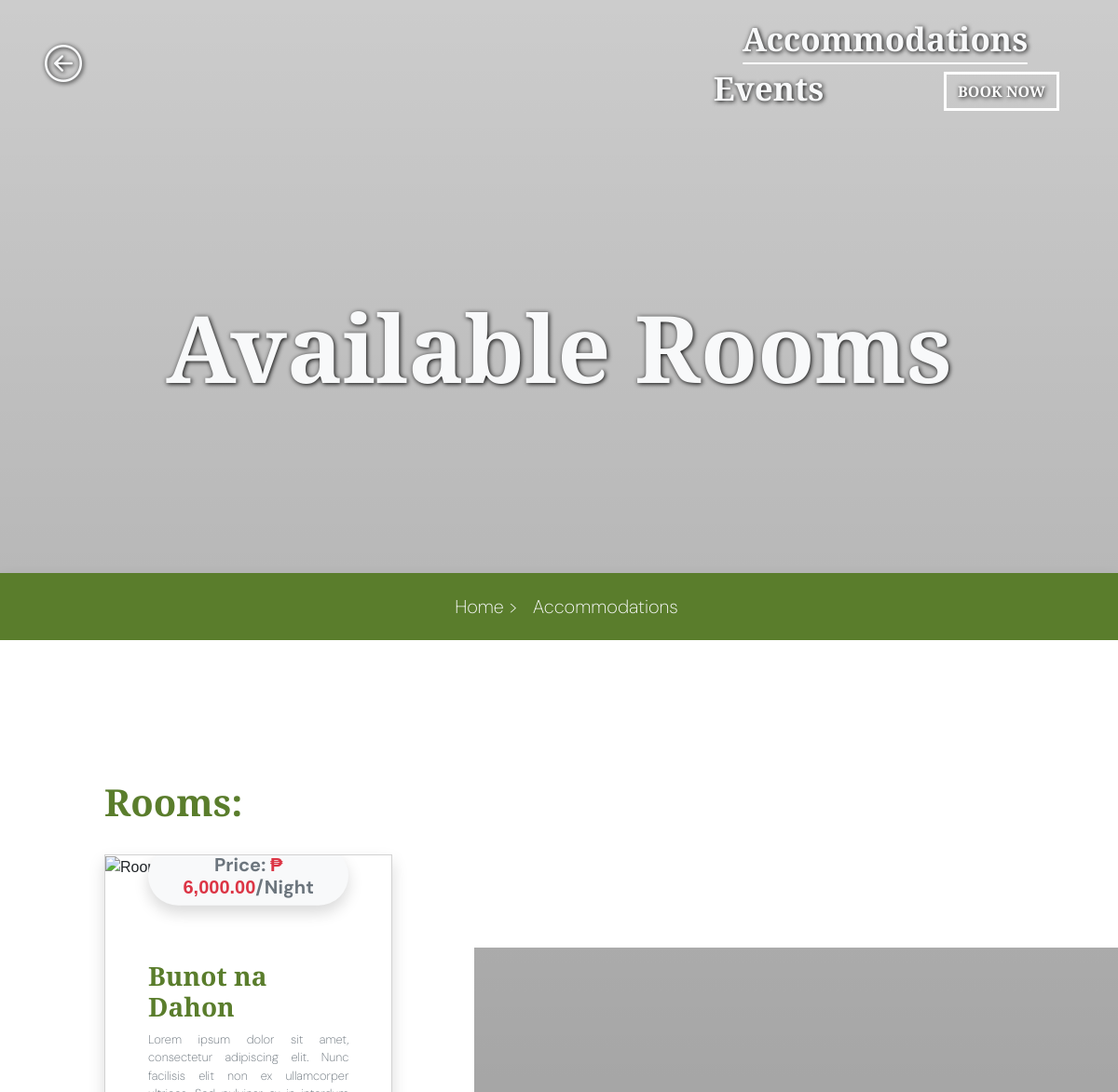
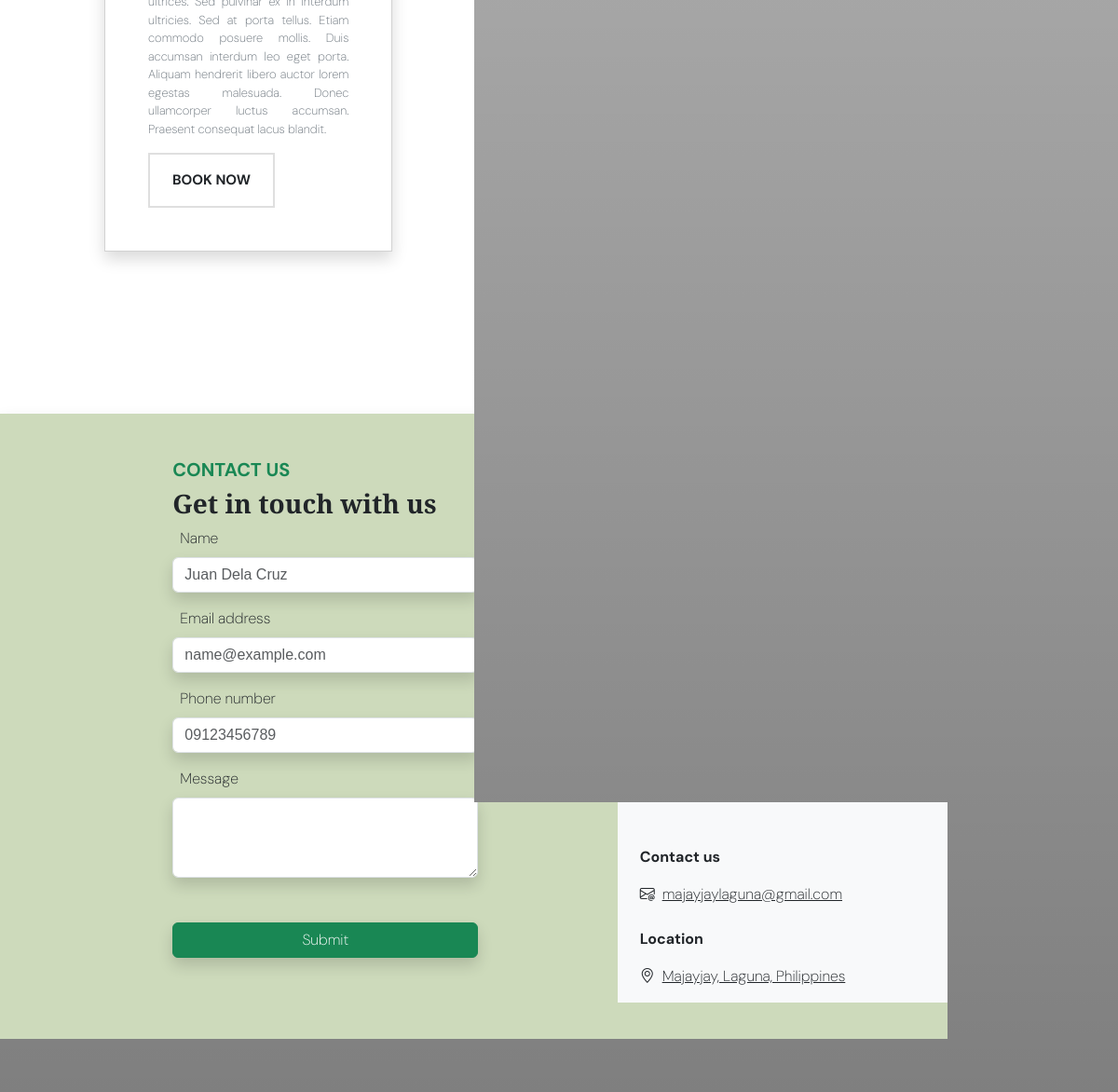
/Resort/page-2.php?businessInfoID=79, run on the app's committed database (2 pictures, top to bottom).
### tables this page shows
CREATE TABLE `roominfotable` (
  `roomID` int(11) NOT NULL,
  `BusinessInfoID` int(11) NOT NULL,
  `roomName` varchar(255) NOT NULL,
  `roomPrice` decimal(10,2) NOT NULL,
  `adultMax` int(11) NOT NULL,
  `ChildrenMax` int(11) NOT NULL,
  `RoomDescriptions` text NOT NULL,
  `image1` varchar(255) DEFAULT NULL,
  `image2` varchar(255) DEFAULT NULL,
  `image3` varchar(255) DEFAULT NULL,
  `image4` varchar(255) DEFAULT NULL,
  `image5` varchar(255) DEFAULT NULL,
  `image6` varchar(255) DEFAULT NULL
);

### Resort/page-2.php (the view, shortened to what this page needs)
<?php
include '../includes/db.php';
$businessInfoID = isset($_GET['businessInfoID']) ? (int) $_GET['businessInfoID'] : 1;
try {
    $stmt = $pdo->prepare("
        SELECT roomID, roomName, roomPrice, RoomDescriptions, image1
        FROM roominfotable
        WHERE BusinessInfoID = :businessInfoID
    ");
    $stmt->execute(['businessInfoID' => $businessInfoID]);
    $rooms = $stmt->fetchAll(PDO::FETCH_ASSOC);
} catch (Exception $e) {
    echo "Error: " . $e->getMessage();
}
?>
<!DOCTYPE html>
<html lang="en">
<head>
    <link href="https://cdn.jsdelivr.net/npm/bootstrap@5.3.3/dist/css/bootstrap.min.css" rel="stylesheet">
    <link rel="stylesheet" href="https://cdn.jsdelivr.net/npm/bootstrap-icons@1.11.3/font/bootstrap-icons.min.css">
    <link rel="stylesheet" href="https://cdn.jsdelivr.net/npm/swiper@11/swiper-bundle.min.css" />
    <link rel="stylesheet" href="https://cdnjs.cloudflare.com/ajax/libs/font-awesome/5.15.3/css/all.min.css">
    <link rel="stylesheet" href="../../resort/new-resort-ui.css">
</head>
<body>
    <main class="content">
        <section class="first-page" id="first-page">
            <div class="container-fluid">
                <div class="row d-flex justify-content-center">
                    <div class="col-lg-4 py-3 ps-5 d-flex justify-content-start align-items-center">
                        <a href="../../resort/page-1.php?businessInfoID=<?php echo $businessInfoID; ?>"><i class="bi bi-arrow-left-circle fw-bold text-light fs-1 text-shadow-light"></i></a>
                    </div>
                    <div class="col-lg-5 py-3 ms-auto">
                        <div class="row">
                            <div class="col text-center">
                                <a href="../../resort/page-2.php" class="page-nav active mx-2 text-light rounded-0 cormorant-text fw-bold text-shadow-light">Accommodations</a>
                            </div>
                            <div class="col text-center">
                                <a href="" class="page-nav mx-2 text-light rounded-0 cormorant-text fw-bold text-shadow-light">Events</a>
                            </div>
                            <div class="col text-center">
                                <a href="../../resort/page-2.php" class="page-nav-book btn mx-2 mt-2  rounded-0 cormorant-text fw-bold text-shadow-light">BOOK NOW</a>
                            </div>
                        </div>
                    </div>
                </div>
                <div class="page-title-container">
                    <h1 class="page-title text-light text-center cormorant-text fw-bold ">Available Rooms</h1>
                </div>
            </div>
        </section>
        <section class="accommodation-page-title bg-color-5 shadow">
            <div class="accommodation-nav bg-color-1 m-0 py-3">
                <div class="d-flex justify-content-center">
                    <a href="../../resort/page-1.php" class="text-decoration-none">
                        <h3 class="nav text-light text-nav mx-3 dm-sans-text">Home ></h3>
                    </a>
                    <a href="../../resort/page-3.php?roomID=<?php echo $room['roomID']; ?>&businessInfoID=<?php echo $businessInfoID; ?>" class="text-decoration-none">
                        <h3 class="nav text-nav text-light dm-sans-text">Accommodations</h3>
                    </a>
                </div>
            </div>
            <div class="container-fluid">
                <div class="row room-lists d-flex justify-content-center align-items-center">
                    <div class="col-xxl-8 col-xl-10 col-lg-10 col-md-11 col-md-12 ">
                        <div class="row">
                            <h1 class="text-color-1 cormorant-text fw-bold">Rooms:</h1>
                            <?php foreach ($rooms as $room): ?>
                                <div class="col-xl-4 col-lg-6 col-md-6 col-sm-10 my-4 d-flex justify-content-center">
                                    <div class="card card-trans shadow custom-card-height rounded-0 overflow-hidden">
                                        <div class="img-container">
                                        </div>
                                        <div class="card-body">
                                            <div class="price-overlay shadow bg-light rounded-5">
                                                <h5 class="p-2 text-center dm-sans-text fw-bold text-secondary">Price: <span class="text-danger">&#8369 <?php echo number_format(htmlspecialchars($room['roomPrice']), 2, '.', ','); ?></span>/Night</h5>
                                            </div>
                                            <h3 class="card-title text-color-1 fw-bold cormorant-text"><?php echo htmlspecialchars($room['roomName']); ?></h3>
                                            <p class="card-text dm-sans-text text-secondary " style="font-size:13px; text-align: justify;"><?php echo htmlspecialchars($room['RoomDescriptions']); ?></p>
                                            <a href="../../resort/page-3.php?roomID=<?php echo $room['roomID']; ?>&businessInfoID=<?php echo $businessInfoID; ?>" class="btn btn-book fw-bold dm-sans-text rounded-0 py-3 px-4">BOOK NOW</a>
                                        </div>
                                    </div>
                                </div>
                            <?php endforeach; ?>
                        </div>
                    </div>
                </div>
            </div>
        </section>
        <section id="contact" class="contact-container shadow">
            <div class="container-fluid p-5 bg-color-6">
                <div class="row justify-content-evenly">
                    <div class="col-lg-4 col-sm-5 gx-5 mb-4">
                        <div class="col-12">
                            <h5 class="text-start text-success fw-bold dm-sans-text">CONTACT US</h5>
                        </div>
                        <div class="col-12">
                            <h3 class="text-start text-dark cormorant-text">Get in touch with us</h3>
                        </div>
                        <div class="col-12 mb-3">
                            <label for="text" class="form-label text-start text-dark dm-sans-text ms-2">Name</label>
                            <input type="text" class="form-control shadow" name="" placeholder="Juan Dela Cruz">
                        </div>
                        <div class="col-12 mb-3">
                            <label for="email" class="form-label text-start text-dark dm-sans-text ms-2">Email address</label>
                            <input type="email" class="form-control shadow" name="" placeholder="name@example.com">
                        </div>
                        <div class="col-12 mb-3">
                            <label for="contact" class="form-label text-start text-dark dm-sans-text ms-2">Phone number</label>
                            <input type="number" class="form-control shadow" name="" placeholder="09123456789">
                        </div>
                        <div class="col-12 mb-5">
                            <label for="message" class="form-label text-start text-dark dm-sans-text ms-2">Message</label>
                            <textarea class="form-control shadow" name="" rows="3"></textarea>
                        </div>
                        <div class="col-12 mb-1 d-grid">
                            <button class="btn btn-success shadow dm-sans-text">Submit</button>
                        </div>
                    </div>
                    <div class="col-lg-4 col-sm-5 gx-5 bg-light">
                        <div id="googleMap" style="width:100%;height:400px;"></div>
                        <div class="row">
                            <div class="col-12">
                                <p class="text-start text-dark fw-bold mt-3 dm-sans-text">Contact us</p>
                                <p><i class="bi bi-envelope-at text-dark me-2"></i><a href="" class="text-dark dm-sans-text">majayjaylaguna@gmail.com</a></p>
                            </div>
                            <div class="col-12 ">
                                <p class="text-start text-dark fw-bold mt-2 dm-sans-text">Location</p>
                                <p><i class="bi bi-geo-alt text-dark me-2"></i><a href="" class="text-dark dm-sans-text">Majayjay, Laguna, Philippines</a></p>
                            </div>
                        </div>
                    </div>
                </div>
            </div>
        </section>
        <section class="footer-container bg-color-1">
            <div class="container-fluid ">
                <div class="row ">
                    <div class="col-6 text-start mt-2">
                        <p class="mb-0">
                            <a href="#" class="text-muted">
                                <strong>HaKingz</strong>
                            </a>
                        </p>
                    </div>
                    <div class="col-6 text-end mt-2">
                        <ul class="list-inline">
                            <li class="list-inline-item">
                                <a href="#" class="text-muted">Contact</a>
                            </li>
                            <li class="list-inline-item">
                                <a href="#" class="text-muted">About Us</a>
                            </li>
                            <li class="list-inline-item">
                                <a href="#" class="text-muted">Terms</a>
                            </li>
                            <li class="list-inline-item">
                                <a href="#" class="text-muted">Booking</a>
                            </li>
                        </ul>
                    </div>
                </div>
            </div>
        </section>
    </main>
</body>
</html>

### Resort/new-resort-ui.css (style rules this page uses)
* { margin: 0; padding: 0; box-sizing: border-box; font-family: Arial, Helvetica, sans-serif }
.cormorant-text { font-family: "Cormorant", serif; font-optical-sizing: auto; font-weight: 1000; font-style: normal; }
.dm-sans-text { font-family: "DM Sans", sans-serif; font-optical-sizing: auto; font-weight: 250; font-style: normal; }
body { overflow-x: hidden; position: relative; background: linear-gradient(rgba(0, 0, 0, 0.2), rgba(0, 0, 0, 0.5)), url('../../resort/resort-sea-2.jpg'); background-size: cover; background-position: center; background-attachment: fixed; background-repeat: no-repeat; }
.content { position: relative; z-index: 1; color: white; }
.text-nav { font-size: 20px; padding: 8px 0; }
.page-nav-book { color: #ffffff; border: 0.2rem solid white; }
.page-nav { position: relative; text-decoration: none; display: inline-block; font-size: 35px; }
.page-nav::after { content: " "; position: absolute; bottom: 0; left: 50%; width: 0; height: 2px; background-color: rgb(255, 255, 255); transition: width 0.4s ease, left 0.4s ease; border-radius: 0.9rem; transform-origin: center; }
.page-nav.active::after { width: 100%; left: 0; }
.text-shadow-light { text-shadow: 1px 1px 5px rgb(0, 0, 0); }
.text-color-1 { color: #5A7D2C; }
.bg-color-1 { background-color: #5A7D2C; }
.bg-color-5 { background-color: #ffffff; }
.bg-color-6 { background-color: rgb(205, 218, 187); }
.card-trans { transition: transform 1s ease; }
.price-overlay { transform: translateY(-80%); }
.custom-card-height { width: 27rem; height: auto; }
.custom-card-height .card-body { margin: 0 30px 30px 30px; }
.page-title-container { padding: 175px 0; }
.page-title { text-shadow: 1px 1px 5px rgb(0, 0, 0); color: #3dac78; }
.room-lists { padding: 150px 0; }
.page-title { font-size: 100px; }
.btn-book { font-size: 15px; background-color: #ffffff; border: rgb(223, 223, 223) 0.15rem solid; }
.card { position: relative; overflow: hidden; }
.text-muted { text-decoration: none; }

### data on the page
roominfotable: roomPrice "6,000.00", roomName "Bunot na Dahon", RoomDescriptions "Lorem ipsum dolor sit amet, consectetur adipiscing elit. Nunc facilisis elit non ex ullamcorper ultrices. Sed pulvinar ex in interdum ultricies. Sed at porta tellus. Etiam commodo posuere mollis. Duis accumsan interdum leo eget porta. Aliquam hendrerit libero auctor lorem egestas malesuada. Donec ullamcorper luctus accumsan. Praesent consequat lacus blandit."
